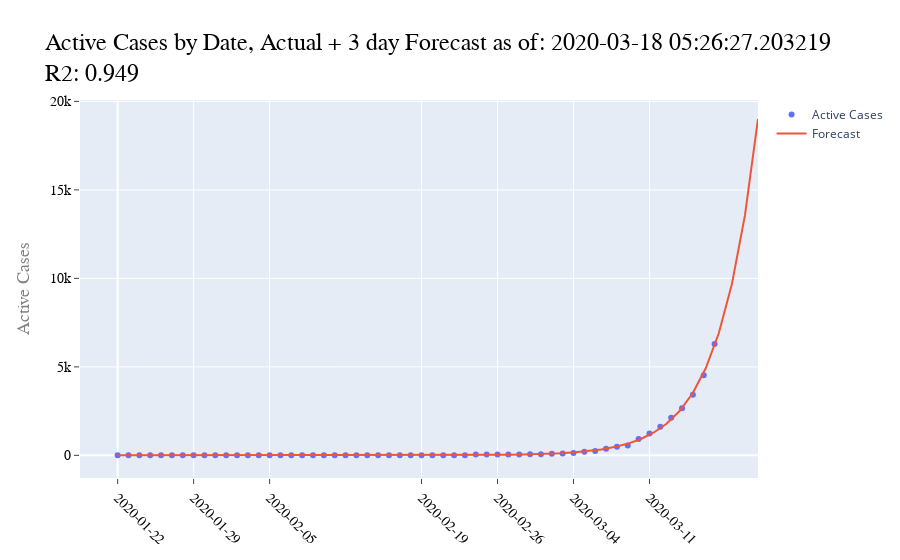

Notebook code cell kept with this figure:
### Code cell
import plotly.graph_objs as go

trace1 = go.Scatter(
                  x=x,
                  y=y,
                  mode='markers',
                  name='Active Cases'
                  )

trace2 = go.Scatter(
                  x=xx,
                  y=yy,
                  mode='lines',
                  name='Forecast'
                  )

trace3 = go.Scatter(
                  x=x,
                  y=z,
                  mode='lines',
                  name='Test Fit'
                  )

layout = go.Layout(
    title='Active Cases by Date, Actual + ' + str(fDay) + ' day Forecast as of: '+str(NOW)+'<br />R2: '+R2Val,
    titlefont=dict(
        family='Arial, sans-serif',
        size=24,
        color='black'
    ),
    xaxis=dict(
        tickvals=valAx,
        ticktext=dateAx,
        showticklabels=True,
        ticks='outside',
        tickangle=45,
        tickfont=dict(
            family='Arial, sans-serif',
            size=14,
            color='black'
        )
    ),
    yaxis=dict(
        title='Active Cases',
        titlefont=dict(
            family='Arial, sans-serif',
            size=18,
            color='grey'
        ),
        ticks='outside',
        showticklabels=True,
        tickfont=dict(
            family='Arial, sans-serif',
            size=14,
            color='black'
        ) #,type='log'
    )
)
    
fig = go.Figure(layout=layout)
fig.add_trace(trace1)
fig.add_trace(trace2)
fig.show()

### Figure 1 — Plotly figure (JSON) as saved in the notebook; plotly's stock layout.template omitted (floating-point values rounded to 4 significant figures)
{"data": [{"mode": "markers", "name": "Active Cases", "type": "scatter", "x": [0, 1, 2, 3, 4, 5, 6, 7, 8, 9, 10, 11, 12, 13, 14, 15, 16, 17, 18, 19, 20, 21, 22, 23, 24, 25, 26, 27, 28, 29, 30, 31, 32, 33, 34, 35, 36, 37, 38, 39, 40, 41, 42, 43, 44, 45, 46, 47, 48, 49, 50, 51, 52, 53, 54, 55], "y": [1, 1, 2, 2, 5, 5, 5, 5, 5, 7, 8, 8, 11, 11, 11, 11, 11, 11, 8, 8, 9, 9, 10, 10, 10, 10, 10, 10, 10, 10, 10, 10, 10, 46, 45, 51, 52, 53, 60, 66, 85, 104, 131, 198, 241, 378, 490, 554, 923, 1237, 1611, 2120, 2661, 3424, 4530, 6296]}, {"mode": "lines", "name": "Forecast", "type": "scatter", "x": [0, 1.204, 2.408, 3.612, 4.816, 6.02, 7.224, 8.429, 9.633, 10.84, 12.04, 13.24, 14.45, 15.65, 16.86, 18.06, 19.27, 20.47, 21.67, 22.88, 24.08, 25.29, 26.49, 27.69, 28.9, 30.1, 31.31, 32.51, 33.71, 34.92, 36.12, 37.33, 38.53, 39.73, 40.94, 42.14, 43.35, 44.55, 45.76, 46.96, 48.16, 49.37, 50.57, 51.78, 52.98, 54.18, 55.39, 56.59, 57.8, 59], "y": [6.884, 6.885, 6.885, 6.886, 6.888, 6.89, 6.892, 6.896, 6.901, 6.908, 6.919, 6.933, 6.953, 6.981, 7.021, 7.076, 7.154, 7.262, 7.415, 7.629, 7.929, 8.35, 8.94, 9.768, 10.93, 12.56, 14.84, 18.04, 22.53, 28.83, 37.66, 50.05, 67.42, 91.78, 125.9, 173.9, 241.0, 335.3, 467.4, 652.7, 912.6, 1277.0, 1788.0, 2505.0, 3510.0, 4920.0, 6897.0, 9670.0, 13560.0, 19010.0]}], "layout": {"autosize": true, "title": {"font": {"color": "black", "family": "Arial, sans-serif", "size": 24}, "text": "Active Cases by Date, Actual + 3 day Forecast as of: 2020-03-18 05:26:27.203219<br />R2: 0.949"}, "xaxis": {"autorange": true, "range": [-3.3, 59], "showticklabels": true, "tickangle": 45, "tickfont": {"color": "black", "family": "Arial, sans-serif", "size": 14}, "ticks": "outside", "ticktext": ["2020-01-22", "2020-01-29", "2020-02-05", "2020-02-19", "2020-02-26", "2020-03-04", "2020-03-11"], "tickvals": [0, 7, 14, 28, 35, 42, 49], "type": "linear"}, "yaxis": {"autorange": true, "range": [-1377.0, 20080.0], "showticklabels": true, "tickfont": {"color": "black", "family": "Arial, sans-serif", "size": 14}, "ticks": "outside", "title": {"font": {"color": "grey", "family": "Arial, sans-serif", "size": 18}, "text": "Active Cases"}, "type": "linear"}}}
